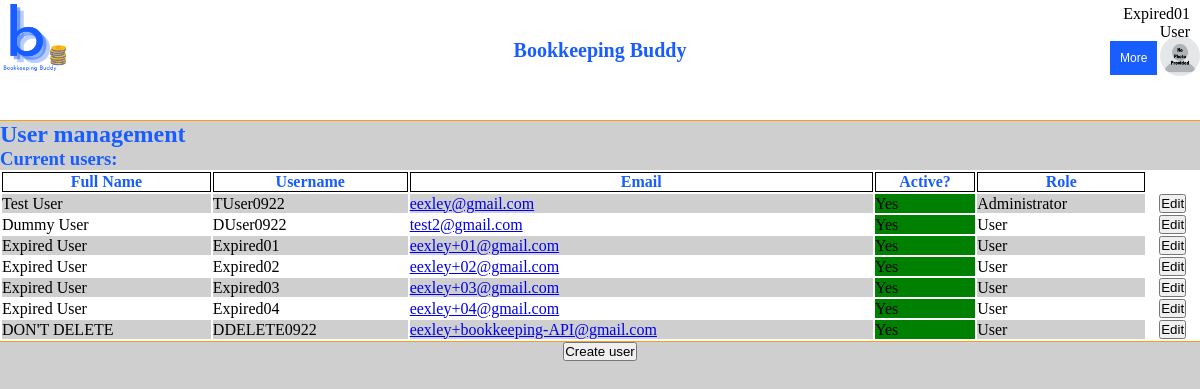
The page /auth/manage_users (signed in) on the database its author committed.
### tables this page shows
CREATE TABLE users (
  username TEXT PRIMARY KEY UNIQUE,
  email_address TEXT NOT NULL,
  first_name TEXT NOT NULL,
  last_name TEXT NOT NULL,
  active INTEGER NOT NULL,
  role INTEGER NOT NULL,
  picture BLOB,
  password TEXT NOT NULL,
  address TEXT NOT NULL,
  DOB TEXT NOT NULL,
  old_passwords TEXT NOT NULL,
  password_refresh_date TEXT NOT NULL,
  incorrect_login_attempts INTEGER NOT NULL,
  suspend_start_date TEXT,
  suspend_end_date TEXT,
  creation_date TEXT NOT NULL,
  first_pet TEXT NOT NULL,
  city_born TEXT NOT NULL,
  year_graduated_hs INTEGER NOT NULL
);

### appl_domain/auth.py (the view)
@bp.route('/manage_users', methods=('GET', 'POST'))
@login_required
def manage_users():
    user_list = None
    if request.method == 'GET':
        db = get_db()
        user_list = db.execute(
            "SELECT * FROM users"
        ).fetchall()
    return render_template('auth/manage_users.html', users=user_list)

### appl_domain/auth.py (called while the page is built)
def login_required(view):
    @functools.wraps(view)
    def wrapped_view(**kwargs):
        if g.user is None:
            return redirect(url_for('auth.login'))
        return view(**kwargs)
    return wrapped_view

@bp.before_app_request
def load_logged_in_user():
    username = session.get('username')
    if username is None:
        g.user = None
    else:
        g.user = get_db().execute(
            "SELECT * FROM users WHERE username = ?", (username,)
        ).fetchone()

### appl_domain/db.py (called while the page is built)
def get_db():
    if 'db' not in g:
        g.db = sqlite3.connect(
            current_app.config['DATABASE'],
            detect_types=sqlite3.PARSE_DECLTYPES
        )
        g.db.row_factory = sqlite3.Row
    return g.db

### appl_domain/templates/auth/manage_users.html (shortened to what this page needs)
{% extends 'base.html' %}
{% block content %}
    <h1 class = "h1-h3">User management</h1>
    <h3 class = "h1-h3">Current users:</h3>
    <table class = "table" style="height:110px; width:100%; border-bottom: 1px solid #F89E19">
        <tr class = "table-header">
            <th style="border:1px solid black">Full Name</th>
            <th style="border:1px solid black">Username</th>
            <th style="border:1px solid black">Email</th>
            <th style="border:1px solid black">Active?</th>
            <th style="border:1px solid black">Role</th>
        </tr>
    {% if users %}
        {% set row = namespace(counter = 0) %}
        {% for user in users %}
            {% set row.counter = row.counter + 1 %}
            {% if user['incorrect_login_attempts'] >= 3 %}
                <tr style="background-color: goldenrod">
            {% elif row.counter % 2 == 1 %}
                <tr style="background-color:#CFCFCF">
            {% else %}
                <tr>
            {% endif %}
                <td>{{user['first_name']}} {{user['last_name']}}</td>
                <td>{{user['username']}}</td>
                <td><a href="mailto:{{user['email_address']}}">{{user['email_address']}}</a></td>
                {% if user['active'] == 1 %}
                    <td style="background-color: green">
                        Yes
                    </td>
                {% else %}
                    <td style="background-color: firebrick">
                        No
                    </td>
                {% endif %}
                {% if user['role'] == 2 %}
                    <td>
                        Administrator
                    </td>
                {% elif user['role'] == 1 %}
                    <td>
                        Manager
                    </td>
                {% else %}
                    <td>
                        User
                    </td>
                {% endif %}
                <td style="background-color: white"><button type="button" style="display: block; margin: auto" onclick="window.location.href='{{ url_for('auth.edit_user', username=user['username'])}}'">Edit</button></td>
            </tr>
        {% endfor %}
    {% else %}
        <tr>
            <td>No users found!</td>
        </tr>
    {% endif %}
    </table>
    <button type="button" style="display: block; margin: auto" onclick="window.location.href='{{ url_for('auth.register')}}'">Create user</button>
{% endblock %}

### appl_domain/templates/base.html (shortened to what this page needs)
<!DOCTYPE html>
<html lang="en" xmlns="http://www.w3.org/1999/html">
<head>
    <link rel="stylesheet" href="{{url_for('static', filename = 'index.css') }}"/>
</head>
    <div id="navbar" style="height:15vh; width:100%; border-bottom: 1px solid #F89E19; background-color: white; position: static " >
        {%  if g.user %}
        <div style = "flex:50%">
                <a href = {{ url_for('mainpage') }} > <img src="{{ url_for('static', filename='logo_cropped.png') }}" style = "width: 70px;height: 75px;"  alt="BookkeepingBuddy logo"></a>
            <p class = "title" style ="text-align: center; color: #185DFF; font-size: 20px; margin-top: -40px"><b>Bookkeeping Buddy</b></p>
            <div class="dropdown" style="float: right; margin-left: -100px; margin-top: -14px">
              <button class="dropbtn" style="margin-left: -90px;margin-top: -14px">More</button>
            </div>
               </div>
           <div id="logged_in_header" style="display: flex; width:100%;">
                <div id="user_pic" style="text-align: right; flex: 50%">
            {% if g.user['picture'] %}
                <span><img  id = "userImage" style="width:40px;height:40px; border-radius: 50%; margin-top: -150px" alt="User's profile picture"/></span>
                    {% else %}
                <span><img src="{{ url_for('static', filename='no_photo.png') }}" style="width:40px;height:40px; border-radius: 50%; margin-top: -150px" alt="Placeholder profile picture"/></span>
                    {% endif %}
                <div id="username" style="text-align: right; padding-right: 10px;margin-top: -75px">{{ g.user['username'] }}</div>
                {% if g.user['role'] == 2 %}
                <div id="account_type" style="text-align: right; padding-right: 10px;" >Administrator</div>
                <!--<div id="admin_functions" style="text-align: right; margin-top: -38px">
                    <a href="{{ url_for('auth.manage_users')}}" >Manage Users</a>
                </div>-->
                {% elif g.user['role'] == 1 %}
                <div id="account_type" style="text-align: right; padding-right: 10px;">Manager</div>
                {% else %}
                <div id="account_type" style="text-align: right; padding-right: 10px;">User</div>
                {% endif %}
            </div>
        {% endif %}
    </div>
    </div>
<section class="content">
    {% block content %}{% endblock %}
</section>
</html>

### appl_domain/static/index.css (style rules this page uses)
.h1-h3 { background-color: #CFCFCF; color:#185DFF; }
.table-header { color: #185DFF; }
.table { background-color: white; }

### appl_domain/templates/base.html (style rules this page uses)
* { margin: 0; padding: 0; }
.dropbtn { background-color: #185DFF; color: white; padding: 10px; font-size: 12px; border: none; cursor: pointer; }
.dropdown { position: relative; display: inline-block; }

### rows shown on the page
users: user.username "Expired01", first_name "Expired", last_name "User", username "Expired01", email_address "eexley+01@gmail.com", active "Yes", role "User"
users: first_name "Test", last_name "User", username "TUser0922", email_address "eexley@gmail.com", active "Yes", role "Administrator"
users: first_name "Dummy", last_name "User", username "DUser0922", email_address "test2@gmail.com", active "Yes", role "User"
users: first_name "Expired", last_name "User", username "Expired02", email_address "eexley+02@gmail.com", active "Yes", role "User"
users: first_name "Expired", last_name "User", username "Expired03", email_address "eexley+03@gmail.com", active "Yes", role "User"
users: first_name "Expired", last_name "User", username "Expired04", email_address "eexley+04@gmail.com", active "Yes", role "User"
users: first_name "DON'T", last_name "DELETE", username "DDELETE0922", email_address "eexley+bookkeeping-API@gmail.com", active "Yes", role "User"
